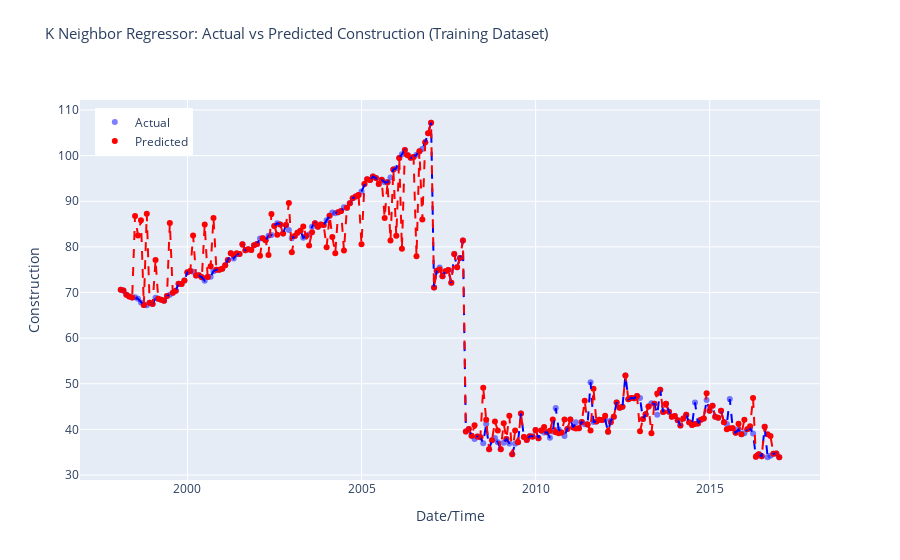

The notebook cell this image was saved under:
### Code cell
# Make predictions on the test dataset
predictions = pycr.predict_model(model_tuned, data = train_data)
predictions.head()

r2 = r2_score(predictions['Construction'], predictions['prediction_label'])
print('R-squared (R2) Score:', r2)

# Sort predictions DataFrame by index
predictions.sort_index(inplace=True)

# Create Plotly figure
fig = make_subplots(rows=1, cols=1, shared_xaxes=True, shared_yaxes=True)

# Add scatter plot for actual values
fig.add_trace(go.Scatter(x=predictions.index, y=predictions['Construction'],
                         mode='markers', marker=dict(color='blue', opacity=0.5),
                         name='Actual'), row=1, col=1)

# Add scatter plot for predicted values
fig.add_trace(go.Scatter(x=predictions.index, y=predictions['prediction_label'],
                         mode='markers', marker=dict(color='red'),
                         name='Predicted'), row=1, col=1)

# Add lines for sorted actual values
fig.add_trace(go.Scatter(x=predictions.index, y=predictions['Construction'].sort_index(),
                         mode='lines', line=dict(color='blue', dash='dash'),
                         showlegend=False), row=1, col=1)

# Add lines for sorted predicted values
fig.add_trace(go.Scatter(x=predictions.index, y=predictions['prediction_label'].sort_index(),
                         mode='lines', line=dict(color='red', dash='dash'),
                         showlegend=False), row=1, col=1)

fig.update_layout(title_text='K Neighbor Regressor: Actual vs Predicted Construction (Training Dataset)',
                  title_font_size=15, title_y=0.95,  # Adjusted title_y value
                  xaxis_title='Date/Time', yaxis_title='Construction',
                  legend=dict(x=0.02, y=0.98),
                  grid=dict(rows=1, columns=1, ygap=0.2))

# Show interactive plot
fig.show()

### Figure 1 — Plotly figure (JSON) as saved in the notebook; plotly's stock layout.template omitted (floating-point values rounded to 4 significant figures; data arrays with more than 128 entries replaced by an {"elided": "..."} marker saying what was removed)
{"data": [{"marker": {"color": "blue", "opacity": 0.5}, "mode": "markers", "name": "Actual", "type": "scatter", "x": {"elided": "228 str values"}, "xaxis": "x", "y": {"elided": "228 float values"}, "yaxis": "y"}, {"marker": {"color": "red"}, "mode": "markers", "name": "Predicted", "type": "scatter", "x": {"elided": "228 str values"}, "xaxis": "x", "y": {"elided": "228 float values"}, "yaxis": "y"}, {"line": {"color": "blue", "dash": "dash"}, "mode": "lines", "showlegend": false, "type": "scatter", "x": {"elided": "228 str values"}, "xaxis": "x", "y": {"elided": "228 float values"}, "yaxis": "y"}, {"line": {"color": "red", "dash": "dash"}, "mode": "lines", "showlegend": false, "type": "scatter", "x": {"elided": "228 str values"}, "xaxis": "x", "y": {"elided": "228 float values"}, "yaxis": "y"}], "layout": {"grid": {"columns": 1, "rows": 1, "ygap": 0.2}, "legend": {"x": 0.02, "y": 0.98}, "title": {"font": {"size": 15}, "text": "K Neighbor Regressor: Actual vs Predicted Construction (Training Dataset)", "y": 0.95}, "xaxis": {"anchor": "y", "domain": [0, 1], "title": {"text": "Date/Time"}}, "yaxis": {"anchor": "x", "domain": [0, 1], "title": {"text": "Construction"}}}}
